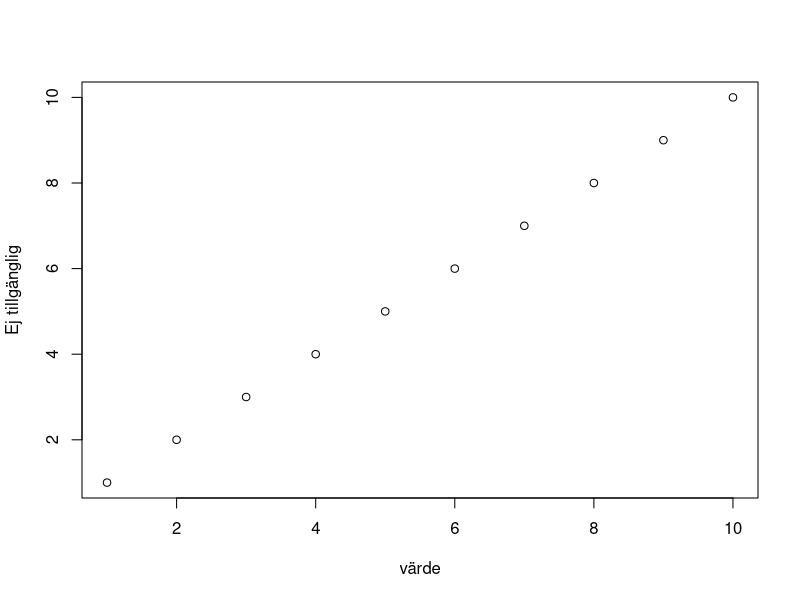

R code for this plot:
## ---- chunk 1

.libPaths('')

# .libPaths( c( "/home/petter/R/x86_64-pc-linux-gnu-library/3.4") )

library("ggplot2")
library("cowplot")
library("reshape")
# library("knitr", lib ="/home/petter/R/x86_64-pc-linux-gnu-library/3.4")
# library("kableExtra", lib ="/home/petter/R/x86_64-pc-linux-gnu-library/3.4")
# library("dplyr",, lib ="/home/petter/R/x86_64-pc-linux-gnu-library/3.4")
library("knitr")
library("dplyr")
library("kableExtra")
library("ranger")
library("jsonlite")
library("gridExtra")


options(digits=2)
options(stringsAsFactors = F)

colorPal <- c("#7BC0F7", "#3B8AD9", "#F18226", "#FFDB69", "#61737B", "#A6B3B3", "#E24B26")

knitr::opts_chunk$set(echo = TRUE)


###
# Functions Nour/Pontus
# ###
# load("./scripts/classifiers_LundClassifier2018.Rdata")
# source("./scripts/functions_LundClassifier2018.r")

###
# </Functions Nour>
###


# Example data
#rsem_file <- "/data/bnf/premap/rnaseq/18KFU0001_0.rsem"
#clarity_id <- "ALL354A1"

###
# read the GEX data for one sample
###
#
# rsem_file <- params$rsem_in
#
# if (!file.exists(rsem_file)){
#   quit("In file not found")
# }
#
#
# rsem <- read.table(rsem_file, header = T, row.names = 1)
# sample <- rsem$TPM
# symbol <- sapply(strsplit(rownames(rsem),"_"), "[[", 2)
#
# symbol <- gsub("-","_",symbol)
# names(sample)<-symbol
# sample <- as.matrix(sample)
#
# #######################################################
# # Extract patient and sample information from clarity if on region skåne server
# #######################################################
#
# clarity_id<-params$clarity_id

sampledata<-data.frame(
  patientnamn="Ej tillgänglig",
  personnummer = "Ej tillgänglig",
  ankomstdatum = "Ej tillgänglig",
  koncentration = "Ej tillgänglig",
  dv200 = "Ej tillgänglig",
  RIN = "Ej tillgänglig")



## ---- chunk 2

plot(1:10, 1:10, ylab=sampledata$patientnamn, xlab="värde")
